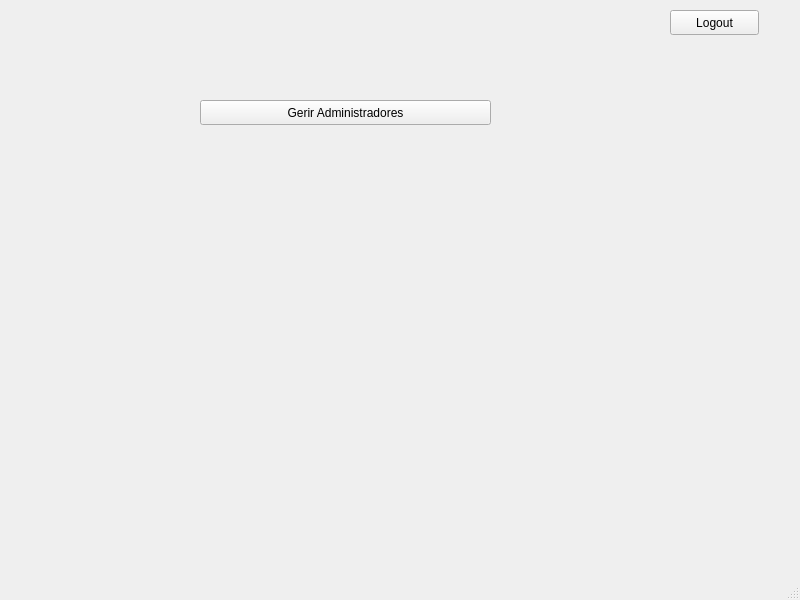
<?xml version="1.0" encoding="UTF-8"?>
<ui version="4.0">
 <class>janelaInicial</class>
 <widget class="QMainWindow" name="janelaInicial">
  <property name="geometry">
   <rect>
    <x>0</x>
    <y>0</y>
    <width>800</width>
    <height>600</height>
   </rect>
  </property>
  <property name="windowTitle">
   <string>MainWindow</string>
  </property>
  <widget class="QWidget" name="centralwidget">
   <widget class="QPushButton" name="bt_admin">
    <property name="geometry">
     <rect>
      <x>200</x>
      <y>100</y>
      <width>291</width>
      <height>25</height>
     </rect>
    </property>
    <property name="text">
     <string>Gerir Administradores</string>
    </property>
   </widget>
   <widget class="QPushButton" name="bt_logout">
    <property name="geometry">
     <rect>
      <x>670</x>
      <y>10</y>
      <width>89</width>
      <height>25</height>
     </rect>
    </property>
    <property name="text">
     <string>Logout</string>
    </property>
   </widget>
  </widget>
  <widget class="QMenuBar" name="menubar">
   <property name="geometry">
    <rect>
     <x>0</x>
     <y>0</y>
     <width>800</width>
     <height>22</height>
    </rect>
   </property>
  </widget>
  <widget class="QStatusBar" name="statusbar"/>
 </widget>
 <resources/>
 <connections/>
</ui>
